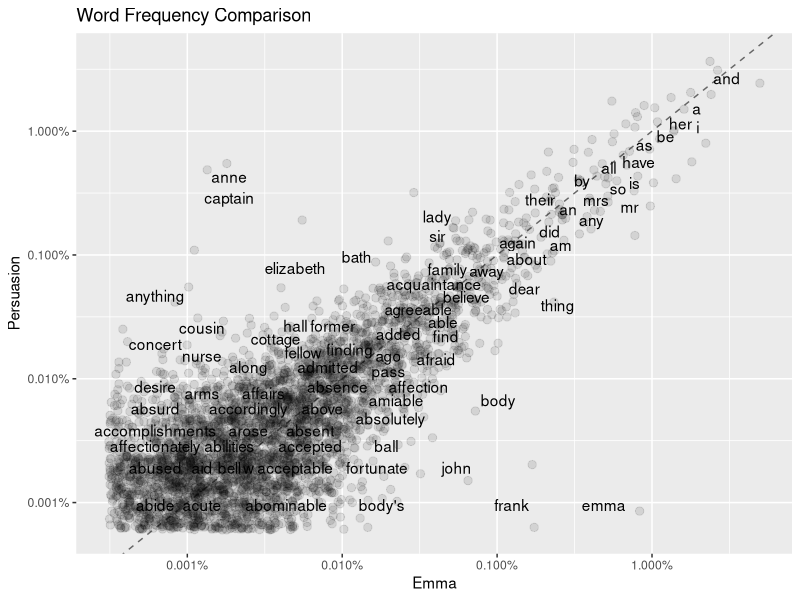
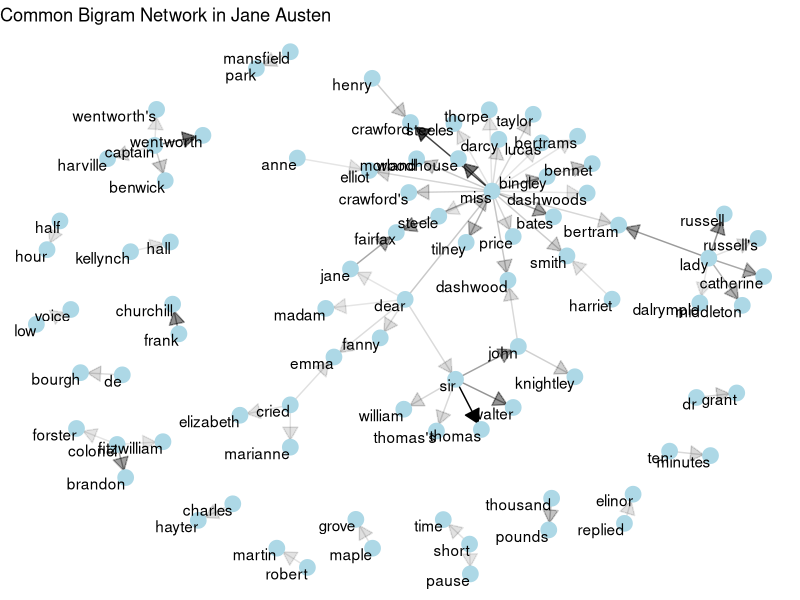

Reproduce these figures in R, in order.
## ---- chunk 1
#| label: r-compare
#| message: false
#| warning: false
library(tidyr)
library(stringr)
library(dplyr)
library(janeaustenr)
library(tidytext)
library(ggplot2)

# 1. Setup Data: Comparing "Emma" vs "Persuasion"
books <- austen_books() %>%
    filter(book %in% c("Emma", "Persuasion"))

# 2. Calculate Word Frequencies by Book
frequency <- books %>%
    unnest_tokens(word, text) %>%
    # Keep only letters (remove numbers/punctuation artifacts)
    filter(str_detect(word, "[a-z]+")) %>%
    count(book, word) %>%
    group_by(book) %>%
    # Normalize counts to frequencies (because book lengths differ)
    mutate(proportion = n / sum(n)) %>%
    select(-n) %>%
    pivot_wider(names_from = book, values_from = proportion) %>%
    # Pivot wider introduces NAs for words present in one book but not the other
    # We use pivot_longer/gather logic or simple plotting
    pivot_longer(cols = c("Emma", "Persuasion"), names_to = "book", values_to = "proportion")

# Wait, the pivot_wider above makes columns "Emma" and "Persuasion".
# Let's redo for a cleaner X-Y plot:
library(scales) # for log scales

freq_wide <- books %>%
    unnest_tokens(word, text) %>%
    filter(str_detect(word, "[a-z]+")) %>%
    count(book, word) %>%
    group_by(book) %>%
    mutate(proportion = n / sum(n)) %>%
    select(-n) %>%
    pivot_wider(names_from = book, values_from = proportion)

# 3. Visualize
# Words near the diagonal line are used equally.
# Words far from the line are distinctive.
ggplot(freq_wide, aes(x = Emma, y = Persuasion)) +
    geom_abline(color = "gray40", lty = 2) +
    geom_jitter(alpha = 0.1, size = 2.5, width = 0.3, height = 0.3) +
    geom_text(aes(label = word), check_overlap = TRUE, vjust = 1.5) +
    scale_x_log10(labels = percent_format()) +
    scale_y_log10(labels = percent_format()) +
    labs(title = "Word Frequency Comparison", x = "Emma", y = "Persuasion")
## ---- chunk 2
#| label: r-network
#| message: false
#| warning: false
library(igraph)
library(ggraph)
library(tidyr)

# 1. Create Bigram Counts (Relationships)
# We filter for common words to avoid a "hairball" graph
bigram_graph <- austen_books() %>%
    unnest_tokens(bigram, text, token = "ngrams", n = 2) %>%
    separate(bigram, c("word1", "word2"), sep = " ") %>%
    filter(
        !word1 %in% stop_words$word,
        !word2 %in% stop_words$word
    ) %>%
    drop_na(word1, word2) %>%
    count(word1, word2, sort = TRUE) %>%
    filter(n > 20) %>%
    graph_from_data_frame()

# 2. Visualize the Network
# This shows clusters of related concepts
set.seed(2023)

a <- grid::arrow(type = "closed", length = unit(.15, "inches"))

ggraph(bigram_graph, layout = "fr") +
    geom_edge_link(aes(edge_alpha = n),
        show.legend = FALSE,
        arrow = a, end_cap = circle(.07, "inches")
    ) +
    geom_node_point(color = "lightblue", size = 5) +
    geom_node_text(aes(label = name), vjust = 1, hjust = 1) +
    theme_void() +
    labs(title = "Common Bigram Network in Jane Austen")
